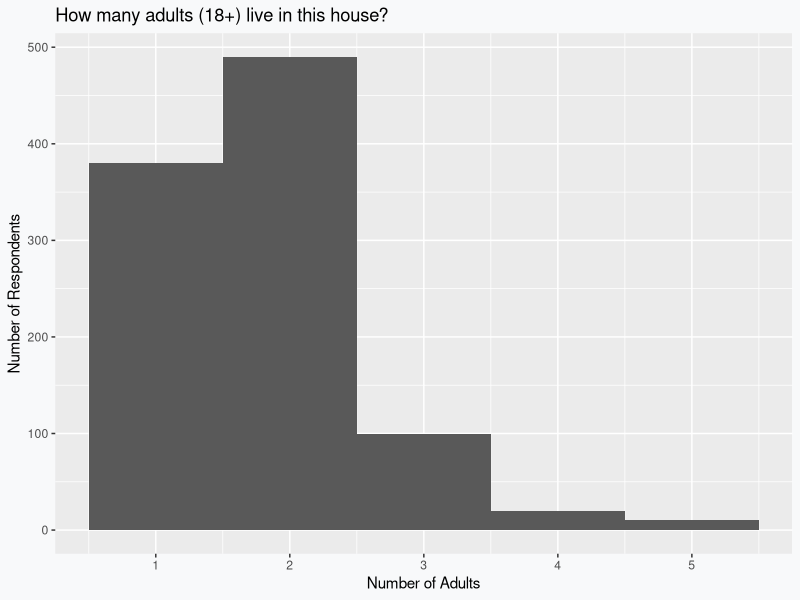
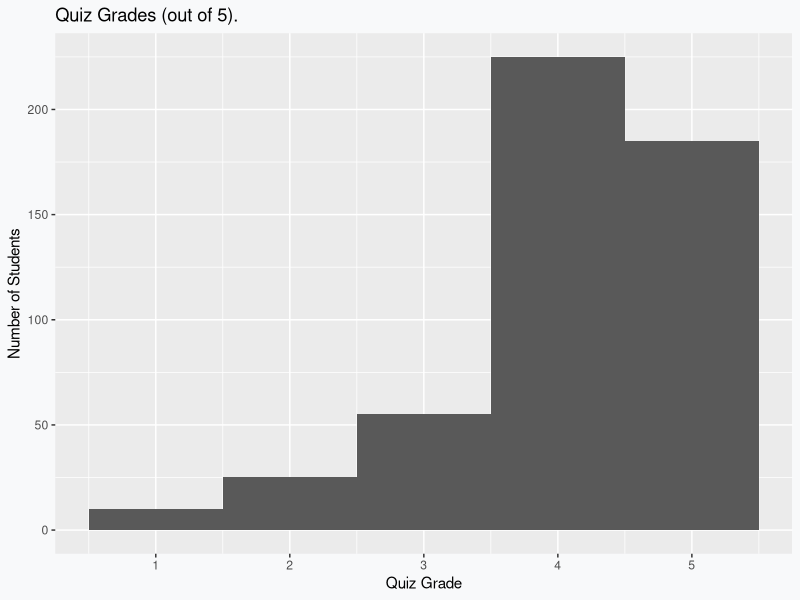
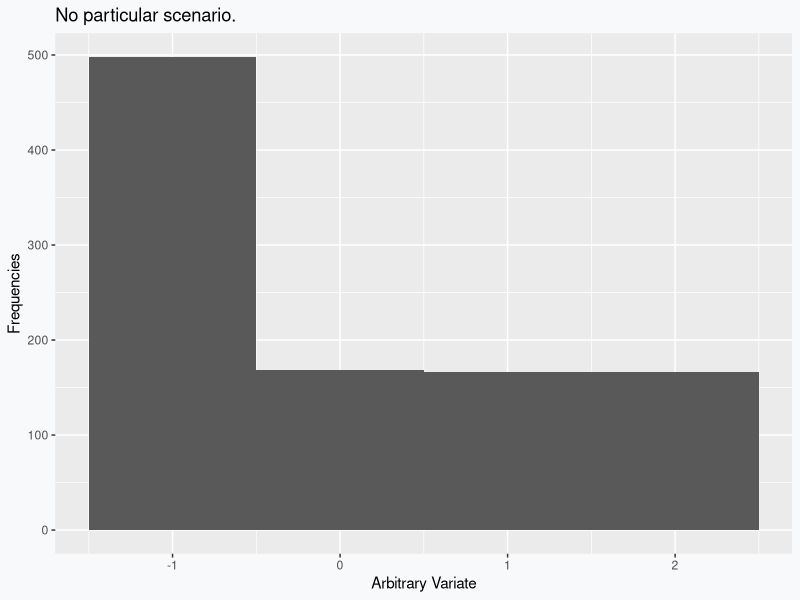
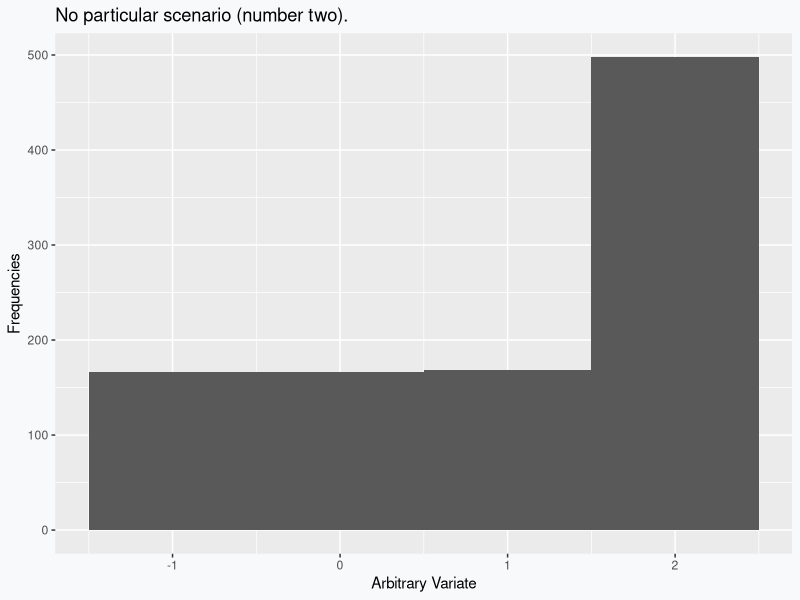

Here is the R script that generated these plots, in order: (Note: this script raises an error after producing the figures.)
## ---- chunk 1
library(tidyverse)
theme_update(plot.background = element_rect(fill = "#f8f9fa",colour = NA))
n <- 1000
p1 <- 0.38
p2 <- 0.49
p3 <- 0.1
p4 <- 0.02
p5 <- 0.01
household_responses <- c(rep(1, n*p1), rep(2, n*p2), rep(3, n*p3), rep(4, n*p4), rep(5, n*p5))
data.frame(y1 = household_responses) %>% 
  mutate("Number of Adults"=y1) %>% 
  ggplot(aes(x=`Number of Adults`)) + 
  geom_histogram(binwidth=1) + 
  labs(title = "How many adults (18+) live in this house?", y="Number of Respondents")
## ---- chunk 2
library(tidyverse)
n <- 500
p5 <- 0.37
p4 <- 0.45
p3 <- 0.11
p2 <- 0.05
p1 <- 0.02
grade_responses <- c(rep(1, n*p1), rep(2, n*p2), rep(3, n*p3), rep(4, n*p4), rep(5, n*p5))
data.frame(y1 = grade_responses) %>% 
  mutate("Quiz Grade"=y1) %>% 
  ggplot(aes(x=`Quiz Grade`)) + 
  geom_histogram(binwidth=1) + 
  labs(title = "Quiz Grades (out of 5).", y="Number of Students")
## ---- chunk 3
n <- 1000
p <- 1/6
change_by <- 2
weird_skew <- c(rep(-1, n*(1 - 3*p) - change_by), rep(0, n*p + change_by), rep(1, n*p), rep(2, n*p))
## ---- chunk 4
data.frame(y1 = weird_skew) %>% 
  mutate("Arbitrary Variate"=y1) %>% 
  ggplot(aes(x=`Arbitrary Variate`)) + 
  geom_histogram(binwidth=1) + 
  labs(title = "No particular scenario.", y="Frequencies")
## ---- chunk 5
n <- 1000
p <- 1/6
change_by <- 2
weird_skew_two <- c(rep(2, n*(1 - 3*p) - change_by), rep(1, n*p + change_by), rep(0, n*p), rep(-1, n*p))
## ---- chunk 6
data.frame(y1 = weird_skew_two) %>% 
  mutate("Arbitrary Variate"=y1) %>% 
  ggplot(aes(x=`Arbitrary Variate`)) + 
  geom_histogram(binwidth=1) + 
  labs(title = "No particular scenario (number two).", y="Frequencies")
## ---- chunk 7
n <- 3700
cat1 <- 1; prop1 <- 281/n
cat2 <- 2; prop2 <- 124/n
cat3 <- 3; prop3 <- 1/n
cat4 <- 4; prop4 <- 84/n
cat5 <- 5; prop5 <- 19/n
cat6 <- 6; prop6 <- 100/n
cat7 <- 7; prop7 <- 290/n
cat8 <- 9; prop8 <- 100/n

symmetric_mean_median <- c(rep(cat1, prop1*n),
                           rep(cat2, prop2*n),
                           rep(cat3, prop3*n),
                           rep(cat4, prop4*n),
                           rep(cat5, prop5*n),
                           rep(cat6, prop6*n),
                           rep(cat7, prop7*n),
                           rep(cat8, prop8*n))
  
## ---- chunk 8
data.frame(y1 = symmetric_mean_median) %>% 
  mutate("Arbitrary Variate"=y1) %>% 
  ggplot(aes(x=`Arbitrary Variate`)) + 
  geom_histogram(binwidth=1) + 
  scale_x_discrete(name = "Some Variate", limits=factor(1:9)) +
  labs(title = "No particular scenario (number three).", y="Frequencies")
## ---- chunk 9
n <- 3700
cat1 <- 9; prop1 <- 281/n
cat2 <- 8; prop2 <- 124/n
cat3 <- 7; prop3 <- 1/n
cat4 <- 6; prop4 <- 84/n
cat5 <- 5; prop5 <- 19/n
cat6 <- 4; prop6 <- 100/n
cat7 <- 3; prop7 <- 290/n
cat8 <- 1; prop8 <- 100/n

symmetric_mean_median_two <- c(rep(cat1, prop1*n),
                           rep(cat2, prop2*n),
                           rep(cat3, prop3*n),
                           rep(cat4, prop4*n),
                           rep(cat5, prop5*n),
                           rep(cat6, prop6*n),
                           rep(cat7, prop7*n),
                           rep(cat8, prop8*n))
  
## ---- chunk 10
data.frame(y1 = symmetric_mean_median_two) %>% 
  mutate("Arbitrary Variate"=y1) %>% 
  ggplot(aes(x=`Arbitrary Variate`)) + 
  geom_histogram(binwidth=1) + 
  scale_x_discrete(name = "Some Variate", limits=factor(1:9)) +
  labs(title = "No particular scenario (number four).", y="Frequencies")
